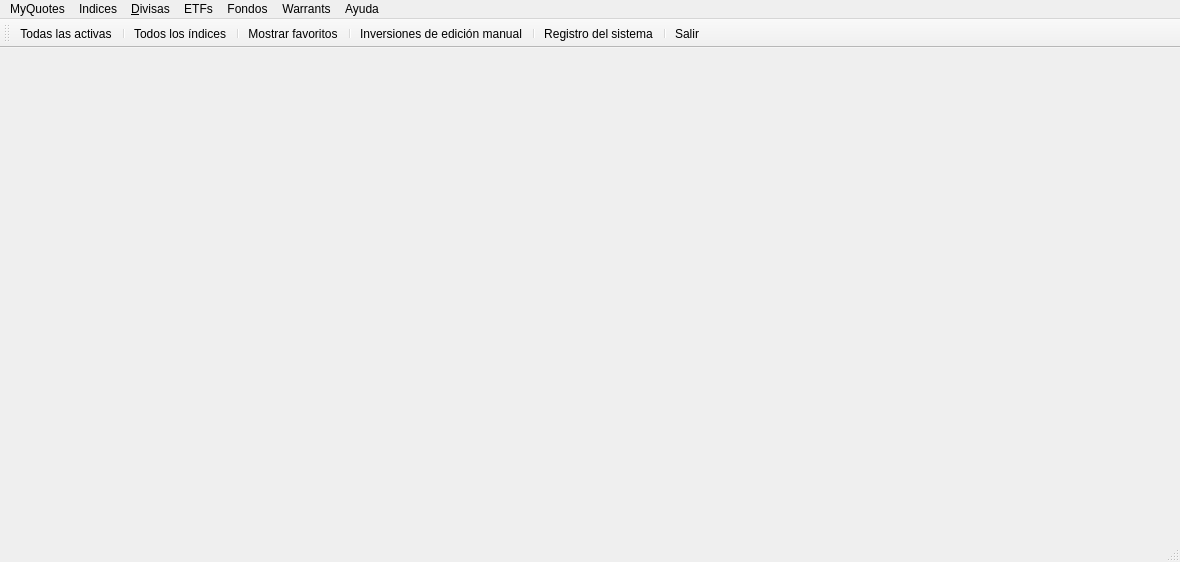
<?xml version="1.0" encoding="UTF-8"?>
<ui version="4.0">
 <author>Mariano Muñoz</author>
 <class>frmMain2</class>
 <widget class="QMainWindow" name="frmMain2">
  <property name="geometry">
   <rect>
    <x>0</x>
    <y>0</y>
    <width>1180</width>
    <height>562</height>
   </rect>
  </property>
  <property name="sizePolicy">
   <sizepolicy hsizetype="Expanding" vsizetype="Expanding">
    <horstretch>0</horstretch>
    <verstretch>0</verstretch>
   </sizepolicy>
  </property>
  <property name="cursor">
   <cursorShape>PointingHandCursor</cursorShape>
  </property>
  <property name="windowIcon">
   <iconset resource="../images/xulpymoney.qrc">
    <normaloff>:/xulpymoney/kmplot.jpg</normaloff>:/xulpymoney/kmplot.jpg</iconset>
  </property>
  <widget class="QWidget" name="central">
   <property name="enabled">
    <bool>true</bool>
   </property>
   <property name="sizePolicy">
    <sizepolicy hsizetype="Expanding" vsizetype="Expanding">
     <horstretch>0</horstretch>
     <verstretch>0</verstretch>
    </sizepolicy>
   </property>
   <layout class="QHBoxLayout" name="horizontalLayout">
    <item>
     <layout class="QVBoxLayout" name="layout"/>
    </item>
   </layout>
  </widget>
  <widget class="QMenuBar" name="menuBar">
   <property name="geometry">
    <rect>
     <x>0</x>
     <y>0</y>
     <width>1180</width>
     <height>25</height>
    </rect>
   </property>
   <widget class="QMenu" name="menuAyuda">
    <property name="title">
     <string>MyQuotes</string>
    </property>
    <widget class="QMenu" name="menuMantenimiento">
     <property name="title">
      <string>Informes</string>
     </property>
     <addaction name="actionDividendos"/>
     <addaction name="actionInversionesManual"/>
     <addaction name="actionInversionesDesaparecidas"/>
     <addaction name="actionInversionesSinActualizar"/>
     <addaction name="actionInversionesSinActualizarHistoricos"/>
     <addaction name="actionInversionesSinISIN"/>
     <addaction name="actionInversionesSinNombre"/>
    </widget>
    <addaction name="actionActive"/>
    <addaction name="separator"/>
    <addaction name="actionLog"/>
    <addaction name="separator"/>
    <addaction name="actionImportar"/>
    <addaction name="actionExportar"/>
    <addaction name="separator"/>
    <addaction name="menuMantenimiento"/>
    <addaction name="separator"/>
    <addaction name="actionSalir"/>
   </widget>
   <widget class="QMenu" name="menuIndices">
    <property name="title">
     <string>Indices</string>
    </property>
    <addaction name="actionCAC40"/>
    <addaction name="actionEurostoxx50"/>
    <addaction name="actionIbex35"/>
    <addaction name="actionMC"/>
    <addaction name="actionNasdaq100"/>
    <addaction name="actionSP500"/>
    <addaction name="actionXetra"/>
    <addaction name="separator"/>
    <addaction name="actionIndexes"/>
   </widget>
   <widget class="QMenu" name="menuFondos">
    <property name="title">
     <string>Fondos</string>
    </property>
    <widget class="QMenu" name="menuFrancia">
     <property name="title">
      <string>Francia</string>
     </property>
     <addaction name="actionGestoraCarmignac"/>
    </widget>
    <widget class="QMenu" name="menuEspa_a">
     <property name="title">
      <string>España</string>
     </property>
     <addaction name="actionGestoraAG"/>
     <addaction name="actionGestoraAhorroCorporation"/>
     <addaction name="actionGestoraAllianz"/>
     <addaction name="actionGestoraAlphaPlus"/>
     <addaction name="actionGestoraAmistra"/>
     <addaction name="actionGestoraAmundi"/>
     <addaction name="actionGestoraAtlasCapital"/>
     <addaction name="actionGestoraAviva"/>
     <addaction name="actionGestoraBancaja"/>
     <addaction name="actionGestoraBankinter"/>
     <addaction name="actionGestoraBankoa"/>
     <addaction name="actionGestoraBankpyme"/>
     <addaction name="actionGestoraBansabadell"/>
     <addaction name="actionGestoraBarclaysES"/>
     <addaction name="actionGestoraBBK"/>
     <addaction name="actionGestoraBBVA"/>
     <addaction name="actionGestoraGESMADRID"/>
     <addaction name="actionGestoraIbercaja"/>
     <addaction name="actionGestoraRenta4"/>
    </widget>
    <addaction name="menuEspa_a"/>
    <addaction name="menuFrancia"/>
    <addaction name="separator"/>
    <addaction name="actionFondos"/>
   </widget>
   <widget class="QMenu" name="menuETFs">
    <property name="title">
     <string>ETFs</string>
    </property>
    <addaction name="actionETF"/>
   </widget>
   <widget class="QMenu" name="menuWarrants">
    <property name="title">
     <string>Warrants</string>
    </property>
    <widget class="QMenu" name="menuFrancia_2">
     <property name="title">
      <string>Francia</string>
     </property>
     <widget class="QMenu" name="menuSociete_Generale">
      <property name="title">
       <string>Societe Generale</string>
      </property>
      <addaction name="actionSGWTurbo"/>
      <addaction name="actionSGWInline"/>
     </widget>
     <addaction name="menuSociete_Generale"/>
    </widget>
    <addaction name="menuFrancia_2"/>
    <addaction name="separator"/>
   </widget>
   <widget class="QMenu" name="menu_Divisas">
    <property name="title">
     <string>&amp;Divisas</string>
    </property>
    <addaction name="actionDivisas"/>
   </widget>
   <widget class="QMenu" name="menuMyQuotes">
    <property name="title">
     <string>Ayuda</string>
    </property>
    <addaction name="actionAcercaDe"/>
   </widget>
   <addaction name="menuAyuda"/>
   <addaction name="menuIndices"/>
   <addaction name="menu_Divisas"/>
   <addaction name="menuETFs"/>
   <addaction name="menuFondos"/>
   <addaction name="menuWarrants"/>
   <addaction name="menuMyQuotes"/>
  </widget>
  <widget class="QToolBar" name="toolBar">
   <property name="windowTitle">
    <string>toolBar</string>
   </property>
   <property name="iconSize">
    <size>
     <width>48</width>
     <height>33</height>
    </size>
   </property>
   <property name="toolButtonStyle">
    <enum>Qt::ToolButtonTextUnderIcon</enum>
   </property>
   <attribute name="toolBarArea">
    <enum>TopToolBarArea</enum>
   </attribute>
   <attribute name="toolBarBreak">
    <bool>false</bool>
   </attribute>
   <addaction name="actionActive"/>
   <addaction name="separator"/>
   <addaction name="actionIndexes"/>
   <addaction name="separator"/>
   <addaction name="actionFavoritos"/>
   <addaction name="separator"/>
   <addaction name="actionInversionesManual"/>
   <addaction name="separator"/>
   <addaction name="actionLog"/>
   <addaction name="separator"/>
   <addaction name="actionSalir"/>
  </widget>
  <widget class="QStatusBar" name="status"/>
  <action name="actionSalir">
   <property name="icon">
    <iconset resource="../images/xulpymoney.qrc">
     <normaloff>:/xulpymoney/exit.png</normaloff>:/xulpymoney/exit.png</iconset>
   </property>
   <property name="text">
    <string>S&amp;alir</string>
   </property>
  </action>
  <action name="actionAcercaDe">
   <property name="icon">
    <iconset resource="../images/xulpymoney.qrc">
     <normaloff>:/xulpymoney/kmplot.jpg</normaloff>:/xulpymoney/kmplot.jpg</iconset>
   </property>
   <property name="text">
    <string>&amp;Acerca de</string>
   </property>
  </action>
  <action name="actionInversionesSinISIN">
   <property name="icon">
    <iconset>
     <normaloff>:/images/configure.png</normaloff>:/images/configure.png</iconset>
   </property>
   <property name="text">
    <string>Inversiones sin ISIN</string>
   </property>
   <property name="toolTip">
    <string>Inversiones sin ISIN</string>
   </property>
  </action>
  <action name="actionIndexes">
   <property name="icon">
    <iconset resource="../images/xulpymoney.qrc">
     <normaloff>:/xulpymoney/kmplot.jpg</normaloff>:/xulpymoney/kmplot.jpg</iconset>
   </property>
   <property name="text">
    <string>Todos los índices</string>
   </property>
  </action>
  <action name="actionFondos">
   <property name="icon">
    <iconset>
     <normaloff>:/images/document-preview.png</normaloff>:/images/document-preview.png</iconset>
   </property>
   <property name="text">
    <string>Todos los fondos</string>
   </property>
  </action>
  <action name="actionETF">
   <property name="icon">
    <iconset>
     <normaloff>:/images/kmplot.jpg</normaloff>:/images/kmplot.jpg</iconset>
   </property>
   <property name="text">
    <string>Todos los ETF</string>
   </property>
  </action>
  <action name="actionIbex35">
   <property name="icon">
    <iconset resource="../images/xulpymoney.qrc">
     <normaloff>:/countries/spain.gif</normaloff>:/countries/spain.gif</iconset>
   </property>
   <property name="text">
    <string>Ibex 35</string>
   </property>
  </action>
  <action name="actionEurostoxx50">
   <property name="icon">
    <iconset resource="../images/xulpymoney.qrc">
     <normaloff>:/countries/eu.gif</normaloff>:/countries/eu.gif</iconset>
   </property>
   <property name="text">
    <string>Eurostoxx 50</string>
   </property>
  </action>
  <action name="actionSP500">
   <property name="icon">
    <iconset resource="../images/xulpymoney.qrc">
     <normaloff>:/countries/usa.gif</normaloff>:/countries/usa.gif</iconset>
   </property>
   <property name="text">
    <string>S&amp;&amp;P 500</string>
   </property>
  </action>
  <action name="actionGestoraBankinter">
   <property name="icon">
    <iconset>
     <normaloff>:/images/spain.gif</normaloff>:/images/spain.gif</iconset>
   </property>
   <property name="text">
    <string>Gestora Bankinter</string>
   </property>
  </action>
  <action name="actionGestoraCarmignac">
   <property name="icon">
    <iconset>
     <normaloff>:/images/france.gif</normaloff>:/images/france.gif</iconset>
   </property>
   <property name="text">
    <string>Gestora Carmignac</string>
   </property>
  </action>
  <action name="actionCAC40">
   <property name="icon">
    <iconset>
     <normaloff>:/images/france.gif</normaloff>:/images/france.gif</iconset>
   </property>
   <property name="text">
    <string>CAC 40</string>
   </property>
  </action>
  <action name="actionNasdaq100">
   <property name="icon">
    <iconset>
     <normaloff>:/images/usa.gif</normaloff>:/images/usa.gif</iconset>
   </property>
   <property name="text">
    <string>Nasdaq 100</string>
   </property>
  </action>
  <action name="actionMC">
   <property name="icon">
    <iconset>
     <normaloff>:/images/spain.gif</normaloff>:/images/spain.gif</iconset>
   </property>
   <property name="text">
    <string>Mercado Continuo</string>
   </property>
  </action>
  <action name="actionXetra">
   <property name="icon">
    <iconset>
     <normaloff>:/images/germany.gif</normaloff>:/images/germany.gif</iconset>
   </property>
   <property name="text">
    <string>Xetra</string>
   </property>
  </action>
  <action name="actionGestoraAhorroCorporation">
   <property name="icon">
    <iconset>
     <normaloff>:/images/spain.gif</normaloff>:/images/spain.gif</iconset>
   </property>
   <property name="text">
    <string>Gestora Ahorro Corporación</string>
   </property>
   <property name="toolTip">
    <string>Gestora Ahorro Corporación</string>
   </property>
  </action>
  <action name="actionGestoraAG">
   <property name="icon">
    <iconset>
     <normaloff>:/images/spain.gif</normaloff>:/images/spain.gif</iconset>
   </property>
   <property name="text">
    <string>Gestora A &amp;&amp; G</string>
   </property>
   <property name="toolTip">
    <string>Gestora A &amp;&amp; G</string>
   </property>
  </action>
  <action name="actionGestoraAllianz">
   <property name="icon">
    <iconset>
     <normaloff>:/images/spain.gif</normaloff>:/images/spain.gif</iconset>
   </property>
   <property name="text">
    <string>Gestora Allianz</string>
   </property>
   <property name="toolTip">
    <string>Gestora Allianz</string>
   </property>
  </action>
  <action name="actionGestoraGESMADRID">
   <property name="icon">
    <iconset>
     <normaloff>:/images/spain.gif</normaloff>:/images/spain.gif</iconset>
   </property>
   <property name="text">
    <string>Gestora GESMADRID</string>
   </property>
   <property name="toolTip">
    <string>Gestora GESMADRID</string>
   </property>
  </action>
  <action name="actionGestoraIbercaja">
   <property name="icon">
    <iconset>
     <normaloff>:/images/spain.gif</normaloff>:/images/spain.gif</iconset>
   </property>
   <property name="text">
    <string>Gestora Ibercaja Gestión</string>
   </property>
   <property name="toolTip">
    <string>Gestora Ibercaja Gestión</string>
   </property>
  </action>
  <action name="actionGestoraRenta4">
   <property name="icon">
    <iconset>
     <normaloff>:/images/spain.gif</normaloff>:/images/spain.gif</iconset>
   </property>
   <property name="text">
    <string>Gestora Renta 4</string>
   </property>
   <property name="toolTip">
    <string>Gestora Renta 4</string>
   </property>
  </action>
  <action name="actionInversionesSinNombre">
   <property name="icon">
    <iconset>
     <normaloff>:/images/configure.png</normaloff>:/images/configure.png</iconset>
   </property>
   <property name="text">
    <string>Inversiones sin nombre</string>
   </property>
   <property name="toolTip">
    <string>Inversiones sin nombre</string>
   </property>
  </action>
  <action name="actionGestoraBancaja">
   <property name="icon">
    <iconset>
     <normaloff>:/images/spain.gif</normaloff>:/images/spain.gif</iconset>
   </property>
   <property name="text">
    <string>Gestora Bancaja Fondos</string>
   </property>
   <property name="toolTip">
    <string>Gestora Bancaja Fondos</string>
   </property>
  </action>
  <action name="actionGestoraBBK">
   <property name="icon">
    <iconset>
     <normaloff>:/images/spain.gif</normaloff>:/images/spain.gif</iconset>
   </property>
   <property name="text">
    <string>Gestora BBK Gestión</string>
   </property>
   <property name="toolTip">
    <string>Gestora BBK Gestión</string>
   </property>
  </action>
  <action name="actionGestoraBBVA">
   <property name="icon">
    <iconset>
     <normaloff>:/images/spain.gif</normaloff>:/images/spain.gif</iconset>
   </property>
   <property name="text">
    <string>Gestora BBVA Asset Manager</string>
   </property>
   <property name="toolTip">
    <string>Gestora BBVA Asset Manager</string>
   </property>
  </action>
  <action name="actionGestoraAlphaPlus">
   <property name="icon">
    <iconset>
     <normaloff>:/images/spain.gif</normaloff>:/images/spain.gif</iconset>
   </property>
   <property name="text">
    <string>Gestora Alpha Plus</string>
   </property>
   <property name="toolTip">
    <string>Gestora Alpha Plus</string>
   </property>
  </action>
  <action name="actionGestoraAmistra">
   <property name="icon">
    <iconset>
     <normaloff>:/images/spain.gif</normaloff>:/images/spain.gif</iconset>
   </property>
   <property name="text">
    <string>Gestora Amistra SGIIC</string>
   </property>
   <property name="toolTip">
    <string>Gestora Amistra SGIIC</string>
   </property>
  </action>
  <action name="actionGestoraAmundi">
   <property name="icon">
    <iconset>
     <normaloff>:/images/spain.gif</normaloff>:/images/spain.gif</iconset>
   </property>
   <property name="text">
    <string>Gestora Amundi Iberia SGIIC</string>
   </property>
   <property name="toolTip">
    <string>Gestora Amundi Iberia SGIIC</string>
   </property>
  </action>
  <action name="actionGestoraAtlasCapital">
   <property name="icon">
    <iconset>
     <normaloff>:/images/spain.gif</normaloff>:/images/spain.gif</iconset>
   </property>
   <property name="text">
    <string>Gestora Atlas Capital</string>
   </property>
   <property name="toolTip">
    <string>Gestora Atlas Capital</string>
   </property>
  </action>
  <action name="actionInversionesSinActualizar">
   <property name="icon">
    <iconset>
     <normaloff>:/images/configure.png</normaloff>:/images/configure.png</iconset>
   </property>
   <property name="text">
    <string>Inversiones sin actualizar</string>
   </property>
   <property name="toolTip">
    <string>Inversiones sin actualizar</string>
   </property>
  </action>
  <action name="actionGestoraAviva">
   <property name="icon">
    <iconset>
     <normaloff>:/images/spain.gif</normaloff>:/images/spain.gif</iconset>
   </property>
   <property name="text">
    <string>Gestora Aviva Gestión</string>
   </property>
   <property name="toolTip">
    <string>Gestora Aviva Gestión</string>
   </property>
  </action>
  <action name="actionGestoraBankoa">
   <property name="icon">
    <iconset>
     <normaloff>:/images/spain.gif</normaloff>:/images/spain.gif</iconset>
   </property>
   <property name="text">
    <string>Gestora Bankoa Gestión</string>
   </property>
   <property name="toolTip">
    <string>Gestora Bankoa Gestión</string>
   </property>
  </action>
  <action name="actionGestoraBankpyme">
   <property name="icon">
    <iconset>
     <normaloff>:/images/spain.gif</normaloff>:/images/spain.gif</iconset>
   </property>
   <property name="text">
    <string>Gestora Bankpyme</string>
   </property>
   <property name="toolTip">
    <string>Gestora Bankpyme</string>
   </property>
  </action>
  <action name="actionGestoraBansabadell">
   <property name="icon">
    <iconset>
     <normaloff>:/images/spain.gif</normaloff>:/images/spain.gif</iconset>
   </property>
   <property name="text">
    <string>Gestora Bansabadell Inversión</string>
   </property>
   <property name="toolTip">
    <string>Gestora Bansabadell Inversión</string>
   </property>
  </action>
  <action name="actionInversionesDesaparecidas">
   <property name="icon">
    <iconset>
     <normaloff>:/images/configure.png</normaloff>:/images/configure.png</iconset>
   </property>
   <property name="text">
    <string>Inversiones desaparecidas</string>
   </property>
   <property name="toolTip">
    <string>Inversiones desaparecidas</string>
   </property>
  </action>
  <action name="actionGestoraBarclaysES">
   <property name="icon">
    <iconset>
     <normaloff>:/images/spain.gif</normaloff>:/images/spain.gif</iconset>
   </property>
   <property name="text">
    <string>Gestora Barclays Wealth Manager España</string>
   </property>
   <property name="toolTip">
    <string>Gestora Barclays Wealth Manager España</string>
   </property>
  </action>
  <action name="actionLog">
   <property name="icon">
    <iconset resource="../images/xulpymoney.qrc">
     <normaloff>:/xulpymoney/history2.png</normaloff>:/xulpymoney/history2.png</iconset>
   </property>
   <property name="text">
    <string>Registro del sistema</string>
   </property>
   <property name="toolTip">
    <string>Registro del sistema</string>
   </property>
  </action>
  <action name="actionExportar">
   <property name="icon">
    <iconset>
     <normaloff>:/images/configure.png</normaloff>:/images/configure.png</iconset>
   </property>
   <property name="text">
    <string>Exportar tabla quotes</string>
   </property>
   <property name="toolTip">
    <string>Exportar tabla quotes</string>
   </property>
  </action>
  <action name="actionImportar">
   <property name="icon">
    <iconset>
     <normaloff>:/images/configure.png</normaloff>:/images/configure.png</iconset>
   </property>
   <property name="text">
    <string>Importar tabla quotes</string>
   </property>
   <property name="toolTip">
    <string>Importar tabla quotes</string>
   </property>
  </action>
  <action name="actionSGWInline">
   <property name="icon">
    <iconset>
     <normaloff>:/images/france.gif</normaloff>:/images/france.gif</iconset>
   </property>
   <property name="text">
    <string>Warrants Inline</string>
   </property>
   <property name="toolTip">
    <string>Warrants Inline</string>
   </property>
  </action>
  <action name="actionSGWTurbo">
   <property name="icon">
    <iconset>
     <normaloff>:/images/france.gif</normaloff>:/images/france.gif</iconset>
   </property>
   <property name="text">
    <string>Turbo Warrants</string>
   </property>
   <property name="toolTip">
    <string>Turbo Warrants</string>
   </property>
  </action>
  <action name="actionInversionesManual">
   <property name="icon">
    <iconset resource="../images/xulpymoney.qrc">
     <normaloff>:/xulpymoney/keko.png</normaloff>:/xulpymoney/keko.png</iconset>
   </property>
   <property name="text">
    <string>Inversiones de edición manual</string>
   </property>
   <property name="toolTip">
    <string>Inversiones de edición manual</string>
   </property>
  </action>
  <action name="actionDivisas">
   <property name="icon">
    <iconset resource="../images/xulpymoney.qrc">
     <normaloff>:/xulpymoney/Money.png</normaloff>:/xulpymoney/Money.png</iconset>
   </property>
   <property name="text">
    <string>Todas las divisas</string>
   </property>
   <property name="toolTip">
    <string>Todas las divisas</string>
   </property>
  </action>
  <action name="actionFavoritos">
   <property name="icon">
    <iconset resource="../images/xulpymoney.qrc">
     <normaloff>:/xulpymoney/star.png</normaloff>:/xulpymoney/star.png</iconset>
   </property>
   <property name="text">
    <string>Mostrar favoritos</string>
   </property>
   <property name="toolTip">
    <string>Muestra los productos favoritos
seleccionados por el usuario</string>
   </property>
  </action>
  <action name="actionInversionesSinActualizarHistoricos">
   <property name="icon">
    <iconset>
     <normaloff>:/images/history.png</normaloff>:/images/history.png</iconset>
   </property>
   <property name="text">
    <string>Inversiones sin actualizar históricos</string>
   </property>
   <property name="toolTip">
    <string>Inversiones sin actualizar históricos</string>
   </property>
  </action>
  <action name="actionActive">
   <property name="icon">
    <iconset resource="../images/xulpymoney.qrc">
     <normaloff>:/xulpymoney/star.png</normaloff>:/xulpymoney/star.png</iconset>
   </property>
   <property name="text">
    <string>Todas las activas</string>
   </property>
   <property name="toolTip">
    <string>Todas las activas</string>
   </property>
  </action>
  <action name="actionDividendos">
   <property name="icon">
    <iconset>
     <normaloff>:/images/dinero.png</normaloff>:/images/dinero.png</iconset>
   </property>
   <property name="text">
    <string>Mayores dividendos</string>
   </property>
   <property name="toolTip">
    <string>Mayores dividendos</string>
   </property>
  </action>
 </widget>
 <resources>
  <include location="../images/xulpymoney.qrc"/>
 </resources>
 <connections>
  <connection>
   <sender>actionSalir</sender>
   <signal>activated()</signal>
   <receiver>frmMain2</receiver>
   <slot>close()</slot>
   <hints>
    <hint type="sourcelabel">
     <x>-1</x>
     <y>-1</y>
    </hint>
    <hint type="destinationlabel">
     <x>589</x>
     <y>280</y>
    </hint>
   </hints>
  </connection>
 </connections>
</ui>
